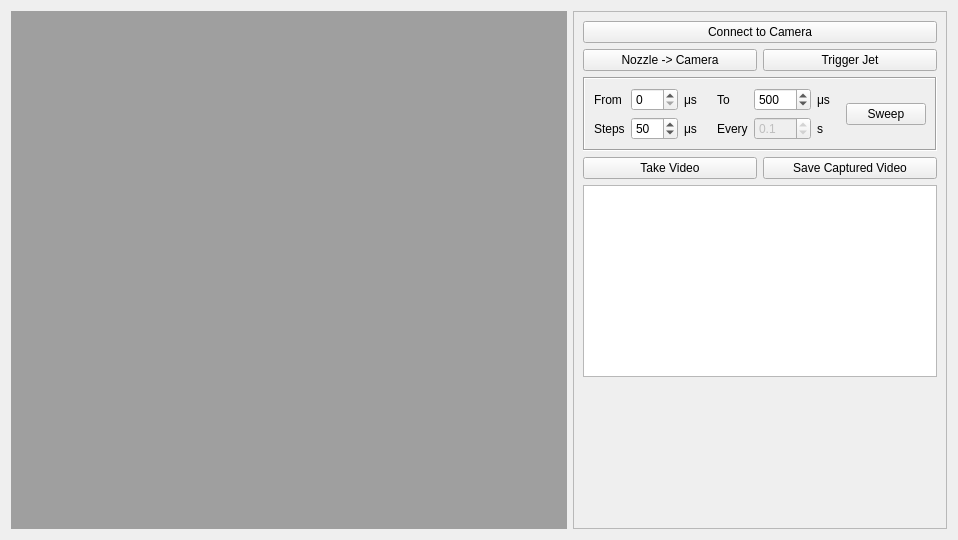
<?xml version="1.0" encoding="UTF-8"?>
<ui version="4.0">
 <class>DropletObservationWidget</class>
 <widget class="QWidget" name="DropletObservationWidget">
  <property name="geometry">
   <rect>
    <x>0</x>
    <y>0</y>
    <width>958</width>
    <height>540</height>
   </rect>
  </property>
  <property name="windowTitle">
   <string>Form</string>
  </property>
  <layout class="QGridLayout" name="gridLayout" columnstretch="2,1">
   <item row="0" column="0">
    <widget class="QMdiArea" name="mdiArea"/>
   </item>
   <item row="0" column="1">
    <widget class="QFrame" name="frame">
     <property name="frameShape">
      <enum>QFrame::StyledPanel</enum>
     </property>
     <property name="frameShadow">
      <enum>QFrame::Raised</enum>
     </property>
     <layout class="QGridLayout" name="gridLayout_2">
      <item row="1" column="1">
       <widget class="QPushButton" name="pushButton_4">
        <property name="text">
         <string>Trigger Jet</string>
        </property>
       </widget>
      </item>
      <item row="1" column="0">
       <widget class="QPushButton" name="pushButton_3">
        <property name="text">
         <string>Nozzle -&gt; Camera</string>
        </property>
       </widget>
      </item>
      <item row="5" column="1">
       <widget class="QPushButton" name="pushButton_2">
        <property name="text">
         <string>Save Captured Video</string>
        </property>
       </widget>
      </item>
      <item row="5" column="0">
       <widget class="QPushButton" name="takeVideo">
        <property name="text">
         <string>Take Video</string>
        </property>
       </widget>
      </item>
      <item row="2" column="0" colspan="2">
       <widget class="QFrame" name="sweepFrame">
        <property name="frameShape">
         <enum>QFrame::Box</enum>
        </property>
        <property name="frameShadow">
         <enum>QFrame::Sunken</enum>
        </property>
        <layout class="QGridLayout" name="gridLayout_3">
         <item row="0" column="1">
          <widget class="QSpinBox" name="spinBox">
           <property name="sizePolicy">
            <sizepolicy hsizetype="Expanding" vsizetype="Fixed">
             <horstretch>0</horstretch>
             <verstretch>0</verstretch>
            </sizepolicy>
           </property>
           <property name="maximum">
            <number>100</number>
           </property>
          </widget>
         </item>
         <item row="0" column="6" rowspan="2">
          <widget class="QPushButton" name="pushButton">
           <property name="text">
            <string>Sweep</string>
           </property>
          </widget>
         </item>
         <item row="0" column="0">
          <widget class="QLabel" name="label">
           <property name="text">
            <string>From</string>
           </property>
          </widget>
         </item>
         <item row="1" column="1">
          <widget class="QSpinBox" name="spinBox_3">
           <property name="maximum">
            <number>100</number>
           </property>
           <property name="value">
            <number>50</number>
           </property>
          </widget>
         </item>
         <item row="0" column="2">
          <widget class="QLabel" name="label_4">
           <property name="text">
            <string>μs    </string>
           </property>
          </widget>
         </item>
         <item row="1" column="2">
          <widget class="QLabel" name="label_6">
           <property name="text">
            <string>μs</string>
           </property>
          </widget>
         </item>
         <item row="1" column="3">
          <widget class="QLabel" name="label_7">
           <property name="text">
            <string>Every</string>
           </property>
          </widget>
         </item>
         <item row="0" column="4">
          <widget class="QSpinBox" name="spinBox_2">
           <property name="sizePolicy">
            <sizepolicy hsizetype="Expanding" vsizetype="Fixed">
             <horstretch>0</horstretch>
             <verstretch>0</verstretch>
            </sizepolicy>
           </property>
           <property name="maximum">
            <number>1000</number>
           </property>
           <property name="value">
            <number>500</number>
           </property>
          </widget>
         </item>
         <item row="1" column="4">
          <widget class="QDoubleSpinBox" name="doubleSpinBox">
           <property name="enabled">
            <bool>false</bool>
           </property>
           <property name="decimals">
            <number>1</number>
           </property>
           <property name="singleStep">
            <double>0.100000000000000</double>
           </property>
           <property name="value">
            <double>0.100000000000000</double>
           </property>
          </widget>
         </item>
         <item row="0" column="3">
          <widget class="QLabel" name="label_2">
           <property name="text">
            <string>To</string>
           </property>
          </widget>
         </item>
         <item row="0" column="5">
          <widget class="QLabel" name="label_3">
           <property name="text">
            <string>μs   </string>
           </property>
          </widget>
         </item>
         <item row="1" column="0">
          <widget class="QLabel" name="label_5">
           <property name="text">
            <string>Steps</string>
           </property>
          </widget>
         </item>
         <item row="1" column="5">
          <widget class="QLabel" name="label_8">
           <property name="text">
            <string>s</string>
           </property>
          </widget>
         </item>
        </layout>
       </widget>
      </item>
      <item row="0" column="0" colspan="2">
       <widget class="QPushButton" name="connect">
        <property name="text">
         <string>Connect to Camera</string>
        </property>
       </widget>
      </item>
      <item row="7" column="0" colspan="2">
       <spacer name="verticalSpacer">
        <property name="orientation">
         <enum>Qt::Vertical</enum>
        </property>
        <property name="sizeHint" stdset="0">
         <size>
          <width>20</width>
          <height>40</height>
         </size>
        </property>
       </spacer>
      </item>
      <item row="6" column="0" colspan="2">
       <widget class="QPlainTextEdit" name="plainTextEdit"/>
      </item>
     </layout>
    </widget>
   </item>
  </layout>
 </widget>
 <resources/>
 <connections/>
</ui>
